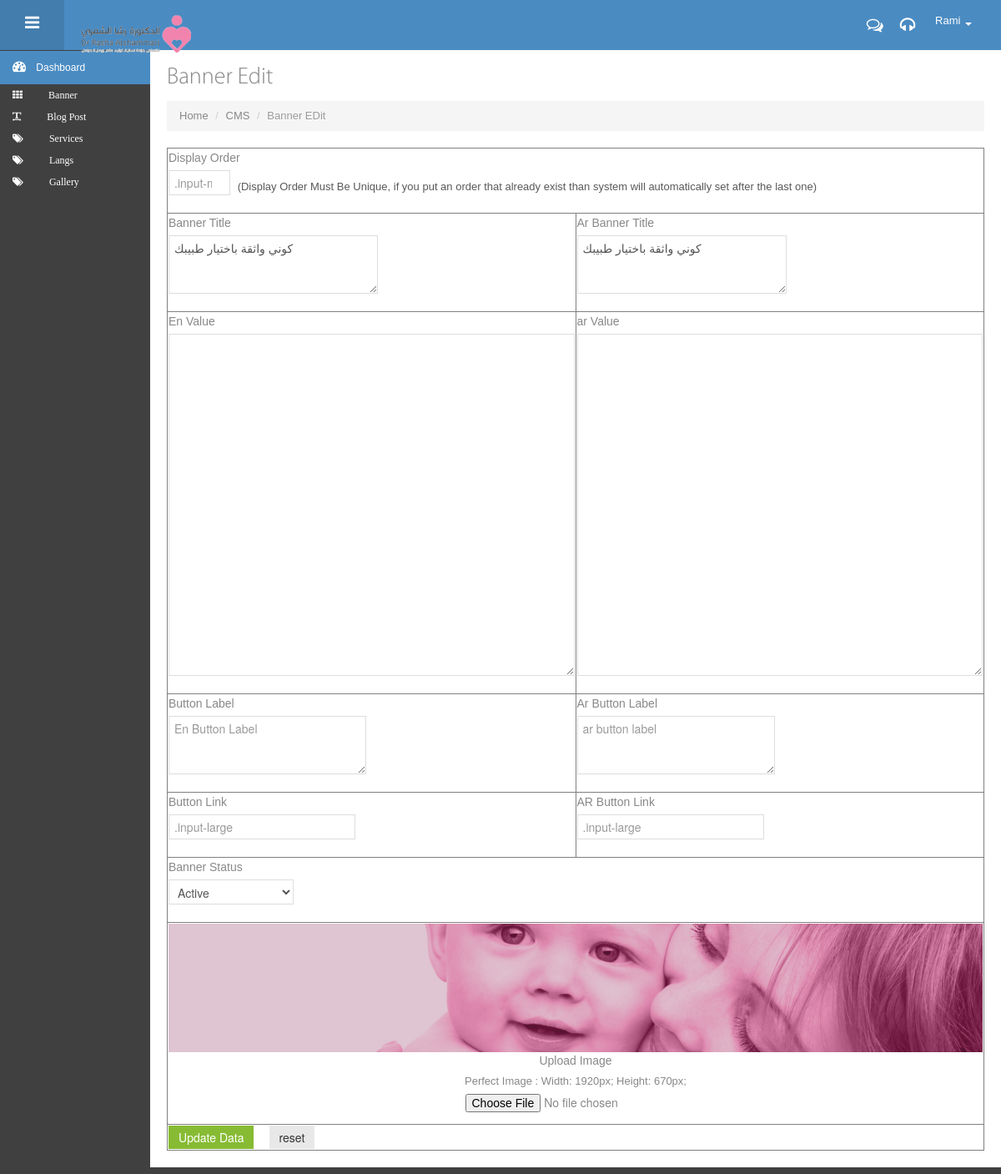
/rasha-cms/BannerEdit.php?banner_id=2 (signed in), run on the app's committed database.
### tables this page shows
CREATE TABLE `banner` (
  `banner_id` int(11) NOT NULL,
  `heading` text DEFAULT NULL,
  `description` text DEFAULT NULL,
  `photo` text DEFAULT NULL,
  `cta_link` text DEFAULT NULL,
  `button_lable` text DEFAULT NULL,
  `display_order` int(11) DEFAULT NULL,
  `lang_id` int(11) DEFAULT NULL,
  `is_active` tinyint(1) DEFAULT 1,
  `ar_heading` text DEFAULT NULL,
  `ar_description` text DEFAULT NULL,
  `ar_button_lable` text DEFAULT NULL,
  `ar_cta_link` text DEFAULT NULL
);

### rasha-cms/BannerEdit.php (the view, shortened to what this page needs)
<?php
require_once('./config.php');
?>
<!DOCTYPE html>
 <html lang="en">
<head>
   <link href="assets/bootstrap/css/bootstrap.min.css" rel="stylesheet" />
   <link href="assets/bootstrap/css/bootstrap-responsive.min.css" rel="stylesheet" />
   <link href="assets/bootstrap/css/bootstrap-fileupload.css" rel="stylesheet" />
   <link href="assets/font-awesome/css/font-awesome.css" rel="stylesheet" />
   <link href="css/style.css" rel="stylesheet" />
   <link href="css/style-responsive.css" rel="stylesheet" />
   <link href="css/style-default.css" rel="stylesheet" id="style_color" />
</head>
<body class="fixed-top">
   <?php
        require('header.php');
   ?>
   <div id="container" class="row-fluid">
      <div class="sidebar-scroll">
        <div id="sidebar" class="nav-collapse collapse">
         <?php
         include('menu.php');
            ?>
      </div>
      </div>
      <div id="main-content">
         <div class="container-fluid">
            <div class="row-fluid">
               <div class="span12">
                   <h3 class="page-title">
                     Banner Edit
                   </h3>
                   <ul class="breadcrumb">
                       <li>
                           <a href="#">Home</a>
                           <span class="divider">/</span>
                       </li>
                       <li>
                           <a href="#">CMS </a>
                           <span class="divider">/</span>
                       </li>
                       <li class="active">
                           Banner EDit
                       </li>
                   </ul>
               </div>
            </div>
            <?php
            $banner_id =mysqli_real_escape_string($connection,  $_GET['banner_id']);
            $q=mysqli_query($connection,"SELECT * FROM banner WHERE banner_id = '$banner_id'");
            if(mysqli_num_rows($q)>0){
                $banner = mysqli_fetch_row($q);
            }else{
                echo'<div style="color:red;" align="center"> <h1>Banner Not Found</h1></div>';
                exit;
            }
            ?>
<form class="form-vertical" method="get" action="#" id="banner_form">
    <table style="width:100%; height=100%" border="1">
<tr>
    <td colspan=2>
    <div class="control-group">
                                    <label class="control-label">Display Order</label>
                                    <div class="controls">
                                        <input type="number" placeholder=".input-mini" class="input-mini"
                                                value="<?php echo $banner[6];?>"
                                                name="display_order"
                                                id="display_order">
                                        <span class="help-inline">(Display Order Must Be Unique, if you put an order that already exist than system will automatically set after the last one)</span>
                                    </div>
                                </div>
    </td>
</tr>
<tr >
    <td>
            <div class="row-fluid">
                                    <div class="span6">
                                        <div class="control-group">
                                            <label class="control-label" >Banner Title</label>
                                            <div class="controls controls-row">
                                                        <textarea class="input-xlarge" rows="3"   style="width:100%"
                                                        placeholder="En Banner Title"
                                                        name="en_banner_title"
                                                        id="en_banner_title"><?php echo $banner[1];?></textarea>
                                            </div>
                                       </div>
                                    </div>
    </td>
    <td>
                                    <div class="span6">
                                        <div class="control-group">
                                                <label class="control-label" > Ar Banner Title</label>
                                            <div class="controls controls-row" >
                                                        <textarea  class="input-xlarge" rows="3" style="width:100%"
                                                         placeholder="En Banner Title"
                                                         name="ar_banner_title"
                                                         id="ar_banner_title"><?php echo $banner[9];?></textarea>
                                            </div>
                                        </div>
                                    </div>
                                        </div>
            </div>
<tr>
<td>
    <div class="row-fluid">
                            <div class="control-group">
                            <label class="control-label">En Value</label>
                            <div class="controls">
                                <textarea class="span12 ckeditor"
                                name="en_banner_description"
                                rows="20"
                                id="en_banner_description" >
                                <?php echo htmlspecialchars($banner[2])?>
                                </textarea>
                            </div>
                        </div>
    </td>
    <td>
    <div class="row-fluid">
                            <div class="control-group">
                            <label class="control-label">ar Value</label>
                            <div class="controls">
                                <textarea class="span12 ckeditor"
                                name="ar_banner_description"
                                rows="20"
                                id="ar_banner_description" >
                              <?php echo htmlspecialchars($banner[10])?>
                                </textarea>
                            </div>
                        </div>
    </td>
</tr>
<tr>
        <td>
            <div class="row-fluid">
                                    <div class="span6">
                                        <div class="control-group">
                                            <label class="control-label">Button Label</label>
                                            <div class="controls controls-row">
                                                        <textarea class="input-block-level" rows="3"
                                                        placeholder="En Button Label"
                                                        name="en_button_label"
                                                        id="en_button_label"><?php echo $banner[5];?></textarea>
                                            </div>
                                       </div>
                                    </div>
        </td>
        <td>
                                    <div class="span6">
                                        <div class="control-group" >
                                                <label class="control-label" > Ar Button Label</label>
                                            <div class="controls controls-row" >
                                                        <textarea class="input-block-level" rows="3"
                                                         placeholder="ar button label"
                                                         name="ar_button_label"
                                                         id="ar_button_label"><?php echo $banner[11];?></textarea>
                                            </div>
                                        </div>
                                    </div>
                                        </div>
<tr>
<td>
        <div class="control-group">
                                    <label class="control-label">Button Link</label>
                                    <div class="controls">
                                        <input type="text" placeholder=".input-large" class="input-large"
                                                value="<?php echo $banner[4];?>"
                                                name="button_link"
                                                id="button_link">
                                    </div>
                                </div>
        </td>
        <td>
        <div class="control-group">
                                    <label class="control-label">AR Button Link</label>
                                    <div class="controls">
                                        <input type="text" placeholder=".input-large" class="input-large"
                                                value="<?php echo $banner[12];?>"
                                                name="ar_button_link"
                                                id="ar_button_link">
                                    </div>
                                </div>
        </td>
</tr>
<tr>
<td colspan=2>
<div class="control-group">
                                    <label class="control-label">Banner Status</label>
                                    <div class="controls">
                                        <select class="input-medium m-wrap" tabindex="1"
                                                name="banner_status"
                                                id="banner_status">
                                            <?php
                                            if($banner[8]==1){
                                                echo '
                                                <option value="active" name="active" selected>Active</option>
                                                <option value="Unactive" name="Unactive">Unactive</option>
                                                ';
                                            }else{
                                                echo '
                                                <option value="active" name="active">Active</option>
                                                <option value="unactive" name="unactive" selected>Unactive</option>
                                                ';
                                            }
                                            ?>
                                        </select>
                                    </div>
                                </div>
</td>
</tr>
<tr>
<td colspan ="2" align="center">
<img src="../<?php echo $banner[3];?>" alt="Image Cannot Viewed Or No Image For This Banner"></img>
<br>
<div class="control-group">
                                    <label class="control-label">Upload Image</label> Perfect Image : Width: 1920px; Height: 670px;
                                    <div class="controls">
                                        <input type="file" class="default"
                                                name="banner_image"
                                                id="banner_image">
                                    </div>
                                </div>
</td>
</tr>
<tr>
<td colspan=2>
 <input type="button" value="Update Data" class="btn btn-success" onclick="updateData()"></input>  &nbsp; &nbsp;
 <input type="reset" value="reset" class="btn"></input>
</td>
</tr>
</body>
</html>

### rasha-cms/css/style-responsive.css (style rules this page uses)
@media (min-width: 980px) { #sidebar { position: absolute; width: 180px; } }
@media (min-width: 980px) { #main-content { margin-top: 0px !important; } }
@media (min-width: 980px) { .fixed-top #main-content { margin-top: 20px; } }

### rasha-cms/css/style-default.css (style rules this page uses)
body { color: #888888; }
a, a:hover { text-shadow: none !important; color: #4a8bc2; }

### rasha-cms/BannerEdit.php (style rules this page uses)
td textarea { resize:vertical; columns: 80; }

### data on the page
banner: en_banner_title "كوني واثقة باختيار طبيبك", ar_banner_title "كوني واثقة باختيار طبيبك", banner_status "Active", photo (picture)

### other printed values
$_SESSION['username'] "Rami"
